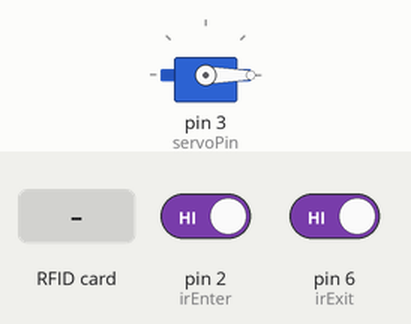
A sketch run on a simulated Arduino Uno, built with avr-gcc and run on an emulated ATmega328P. Shown: servo. Inputs (shaded band) come from the test bench; at power-on: pin 6 (irExit) HIGH, pin 2 (irEnter) HIGH. What the sketch prints to the serial monitor is not drawn.

Above: at 1.2 s.
1.3 s: pin 6 (irExit) driven LOW
At 2.5 s:
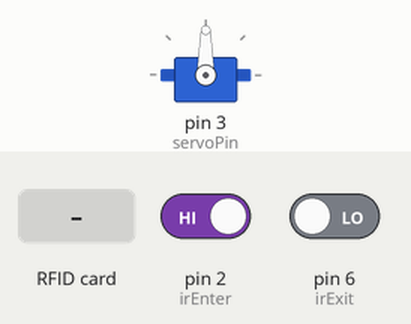
2.8 s: RFID card 2E 0F 12 07 held to the reader
Timing chart, 0 to 8.9 s (numbered marks = the images above; inputs shaded):
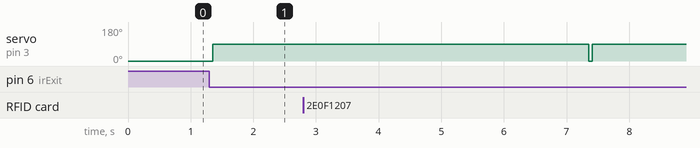

The sketch:

HC50.ino
```cpp
#include <SPI.h>
#include <MFRC522.h>
#include <Servo.h>

#define SS_PIN 10
#define RST_PIN 9

MFRC522 rfid(SS_PIN, RST_PIN);
Servo gate;

// pins
const int irEnter = 2;
const int irExit  = 6;
const int servoPin = 3;

// authorized card
byte allowedUID[4] = {0x2E, 0x0F, 0x12, 0x07};

int cars = 0;
const int maxCars = 3;

void setup() {
  Serial.begin(9600);
  SPI.begin();
  rfid.PCD_Init();

  gate.attach(servoPin);

  pinMode(irEnter, INPUT_PULLUP);
  pinMode(irExit, INPUT_PULLUP);

  closeGate();

  sendData();
}

void loop() {

  // EXIT
  if (digitalRead(irExit) == LOW) {
    delay(50);
    if (digitalRead(irExit) == LOW) {
      openGate();

      delay(2000);

      if (cars > 0) cars--;

      sendData();

      delay(2000);
      closeGate();
    }
  }

  // RFID ENTRY
  if (!rfid.PICC_IsNewCardPresent()) return;
  if (!rfid.PICC_ReadCardSerial()) return;

  if (isAllowed(rfid.uid.uidByte)) {

    if (cars < maxCars) {
      openGate();

      delay(2000);

      if (digitalRead(irEnter) == LOW) {
        cars++;
      }

      sendData();
      closeGate();

    } else {
      Serial.println("FULL");
    }
  }

  rfid.PICC_HaltA();
}

bool isAllowed(byte *uid) {
  for (byte i = 0; i < 4; i++) {
    if (uid[i] != allowedUID[i]) return false;
  }
  return true;
}

void openGate() {
  gate.write(90);
}

void closeGate() {
  gate.write(0);
}

// 🔥 Dërgon të dhëna në server
void sendData() {
  Serial.print("CARS:");
  Serial.println(cars);
}
```

Measured:
- after the input at 1.3 s, servo on pin 3 (servoPin): 0° → 90° after 0.05 s
